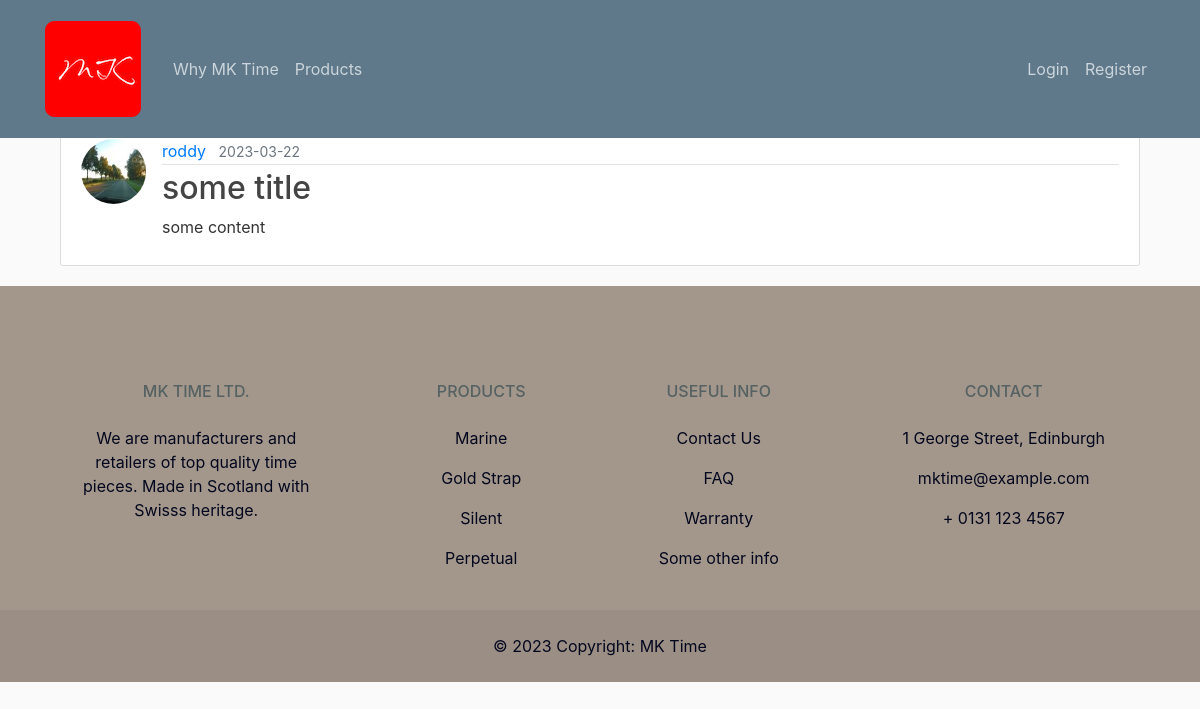
The page /post/2 on the database as committed earlier.
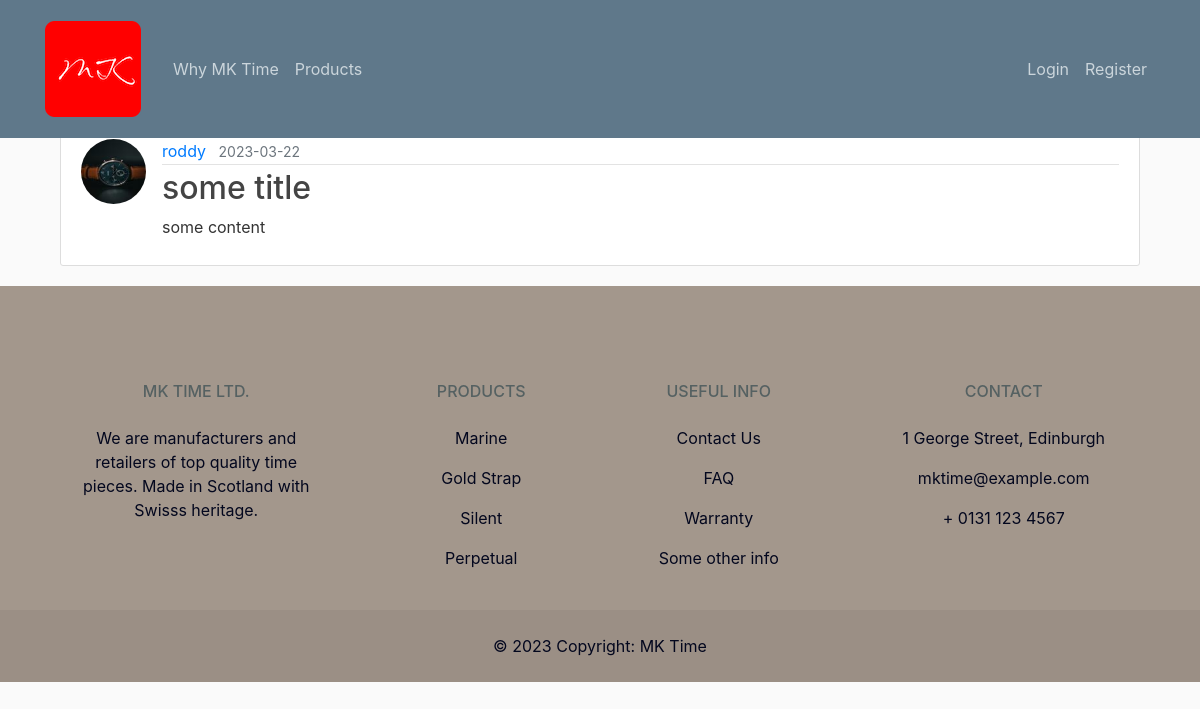
The same page on the database as committed later.
### mktime/models.py (models this page shows, shortened)
class User(db.Model, UserMixin):
    id = db.Column(db.Integer, primary_key=True)
    username = db.Column(db.String(20), unique=True, nullable=False)
    email = db.Column(db.String(120), unique=True, nullable=False)
    image_file = db.Column(db.String(20), nullable=False, default='default.jpg')
    password = db.Column(db.String(60), nullable=False)
    posts = db.relationship('Post', backref='author', lazy=True)

class Post(db.Model):
    id = db.Column(db.Integer, primary_key=True)
    title = db.Column(db.String(100), nullable=False)
    date_posted = db.Column(db.DateTime, nullable=False, default=datetime.utcnow)
    content = db.Column(db.Text, nullable=False)
    user_id = db.Column(db.Integer, db.ForeignKey('user.id'), nullable=False)

### mktime/routes.py (the view)
@app.route("/post/<int:post_id>")
def post(post_id):
    post = Post.query.get_or_404(post_id)
    return render_template('post.html', title=post.title, post=post)

### mktime/templates/post.html (shortened to what this page needs)
{% extends "layout.html" %}
{% set containerable = True %}
{% block content %}
<div class="container">
    <div class="row">
        <div class="col-md-12">
			<article class="media content-section">
				<img class="rounded-circle article-img" src="{{ url_for('static', filename='profile_pics/' + post.author.image_file) }}">
				<div class="media-body">
					<div class="article-metadata">
						<a class="mr-2" href="#">{{ post.author.username }}</a>
						<small class="text-muted">{{ post.date_posted.strftime('%Y-%m-%d') }}</small>
					</div>
					<h2 class="article-title">{{ post.title }}</h2>
					<p class="article-content">{{ post.content }}</p>
				</div>
			</article>
		</div>
	</div>
</div>
{% endblock content %}

### mktime/templates/layout.html (shortened to what this page needs)
<!DOCTYPE html>
<html>
	<head>
		<link rel="stylesheet" href="https://cdn.jsdelivr.net/npm/bootstrap@4.6.2/dist/css/bootstrap.min.css">
		<link
			rel="stylesheet"
			type="text/css"
			href="{{ url_for('static', filename='main.css') }}"
		/>
	</head>
	<body>
		<header class="site-header">
			<nav class="navbar navbar-expand-md navbar-dark bg-feldgrau fixed-top p-3">
				<div class="container">
					<a class="navbar-brand mr-4" href="/"><img class="thumbnail img-responsive" src="{{ url_for('static', filename='mkicon96x96.png') }}"></a>
					<div class="collapse navbar-collapse" id="navbarToggle">
						<div class="navbar-nav mr-auto">
							<a class="nav-item nav-link" href="{{ url_for('about') }}">Why MK Time</a>
							<a class="nav-item nav-link" href="{{ url_for('products') }}">Products</a>
						</div>
						<div class="navbar-nav">
							{% if current_user.is_authenticated %}
								<a class="nav-item nav-link" href="{{ url_for('new_post') }}">New Post</a>
								<a class="nav-item nav-link" href="{{ url_for('account') }}">Account</a>
								<a class="nav-item nav-link" href="{{ url_for('logout') }}">Logout</a>
							{% else %}
								<a class="nav-item nav-link" href="{{ url_for('login') }}">Login</a>
								<a class="nav-item nav-link" href="{{ url_for('register') }}">Register</a>
							{% endif %}
						</div>
					</div>
				</div>
			</nav>
		</header>
		{% if containerable %}
			<main role="main" class="container">
				<div class="row">
					<div class="col-md-12 mt-5">
		{% else %}
			<main>
		{% endif %}
					{% block content %}{% endblock %}
		{% if containerable %}
					</div>
				</div>
			</main>
		{% else %}
			</main>
		{% endif%}
<footer class="text-center text-lg-start bg-footer footer-text">
	  <div class="pt-5">
	  </div>
	<section class="">
	  <div class="container text-center text-md-start mt-5">
		<div class="row mt-3">
		  <div class="col-md-3 col-lg-4 col-xl-3 mx-auto mb-4">
			<h6 class="text-uppercase fw-bold mb-4">
			  MK Time Ltd.
			</h6>
			<p>
			  We are manufacturers and retailers of top quality time pieces. Made in Scotland with Swisss heritage.
			</p>
		  </div>
		  <div class="col-md-2 col-lg-2 col-xl-2 mx-auto mb-4">
			<h6 class="text-uppercase fw-bold mb-4">
			  Products
			</h6>
			<p>
			  <a href="#!" class="text-reset">Marine</a>
			</p>
			<p>
			  <a href="#!" class="text-reset">Gold Strap</a>
			</p>
			<p>
			  <a href="#!" class="text-reset">Silent</a>
			</p>
			<p>
			  <a href="#!" class="text-reset">Perpetual	</a>
			</p>
		  </div>
		  <div class="col-md-3 col-lg-2 col-xl-2 mx-auto mb-4">
			<h6 class="text-uppercase fw-bold mb-4">
			  Useful Info
			</h6>
			<p>
			  <a href="#!" class="text-reset">Contact Us</a>
			</p>
			<p>
			  <a href="#!" class="text-reset">FAQ</a>
			</p>
			<p>
			  <a href="#!" class="text-reset">Warranty</a>
			</p>
			<p>
			  <a href="#!" class="text-reset">Some other info</a>
			</p>
		  </div>
		  <div class="col-md-4 col-lg-3 col-xl-3 mx-auto mb-md-0 mb-4">
			<h6 class="text-uppercase fw-bold mb-4">Contact</h6>
			<p>1 George Street, Edinburgh</p>
			<p>
			  mktime@example.com
			</p>
			<p> + 0131 123 4567 </p>
		  </div>
		</div>
	  </div>
	</section>
	<div class="text-center p-4" style="background-color: rgba(0, 0, 0, 0.05);">
	  © 2023 Copyright:
	  <a class="text-reset fw-bold" href="/">MK Time</a>
	</div>
  </footer>
	</body>
</html>

### mktime/static/main.css (style rules this page uses)
body { background: #fafafa; color: #333333; margin-top: 5rem; }
h1, h2, h3, h4, h5, h6 { color: #556162; }
.bg-feldgrau { background-color: #5f788a; }
.bg-footer { background-color: #a3978c; }
.footer-text { color: #03071e; }
.site-header .navbar-nav .nav-link { color: #cbd5db; }
.content-section { background: #ffffff; padding: 10px 20px; border: 1px solid #dddddd; border-radius: 3px; margin-bottom: 20px; }
.article-title { color: #444444; }
.article-content { white-space: pre-line; }
.article-img { height: 65px; width: 65px; margin-right: 16px; }
.article-metadata { padding-bottom: 1px; margin-bottom: 4px; border-bottom: 1px solid #e3e3e3; }

Rows that differ between the two databases and show on the page:
changed User "roddy": image_file: a different picture
